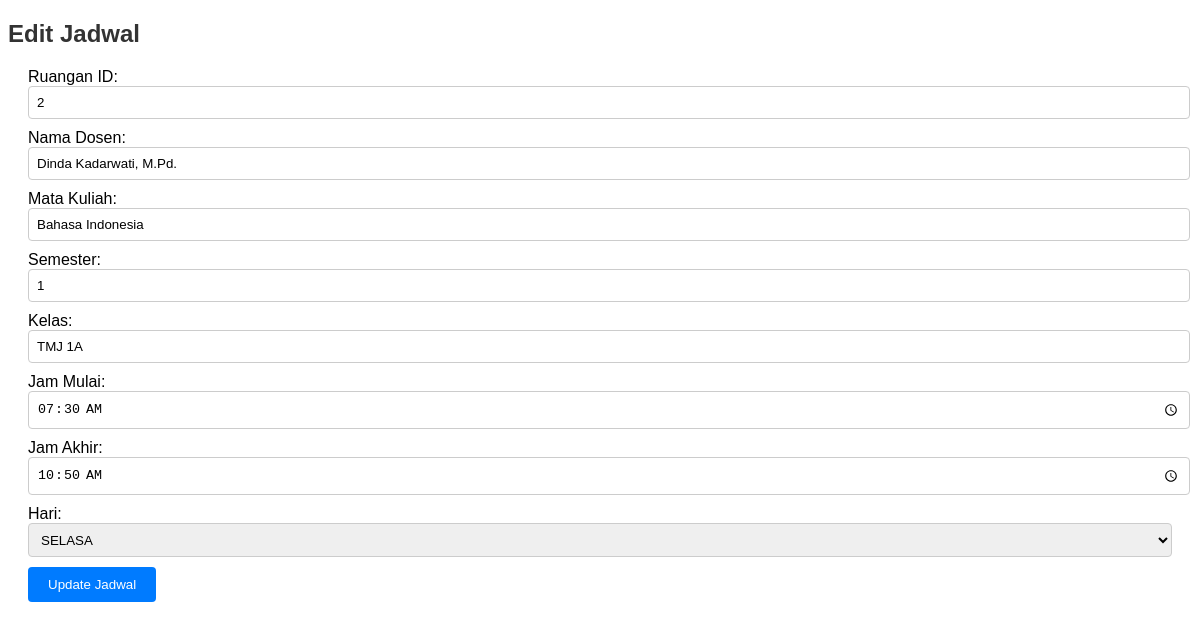
The page /edit_jadwal.php?jadwal_id=4 on the database its author committed.
### tables this page shows
CREATE TABLE `jadwal` (
  `jadwal_id` int(11) NOT NULL,
  `ruangan_id` int(11) DEFAULT NULL,
  `nama_dosen` varchar(100) DEFAULT NULL,
  `nama_mata_kuliah` varchar(100) DEFAULT NULL,
  `smt` varchar(10) DEFAULT NULL,
  `kelas` varchar(10) DEFAULT NULL,
  `jam_mulai` time DEFAULT NULL,
  `jam_akhir` time DEFAULT NULL,
  `hari` varchar(10) DEFAULT NULL,
  `urutan_hari` int(11) DEFAULT NULL
);

### edit_jadwal.php (the view, shortened to what this page needs)
<?php
include 'connection.php';
if(isset($_GET['jadwal_id'])){
    $jadwal_id = $_GET['jadwal_id'];
    $query = "SELECT * FROM jadwal WHERE jadwal_id = $jadwal_id";
    $result = mysqli_query($conn, $query);
    if($result) {
        $jadwal = mysqli_fetch_assoc($result);
    } else {
        die("Error: Data tidak ditemukan.");
    }
} else {
    header('Location: jadwal.php');
    exit;
}
?>
<!DOCTYPE html>
<html lang="id">
<head>
</head>
<body>
    <h2>Edit Jadwal</h2>
    <form method="POST">
        Ruangan ID: <input type="text" name="ruangan_id" value="<?php echo $jadwal['ruangan_id']; ?>"/><br>
        Nama Dosen: <input type="text" name="nama_dosen" value="<?php echo $jadwal['nama_dosen']; ?>"/><br>
        Mata Kuliah: <input type="text" name="nama_mata_kuliah" value="<?php echo $jadwal['nama_mata_kuliah']; ?>"/><br>
        Semester: <input type="text" name="smt" value="<?php echo $jadwal['smt']; ?>"/><br>
        Kelas: <input type="text" name="kelas" value="<?php echo $jadwal['kelas']; ?>"/><br>
        Jam Mulai: <input type="time" name="jam_mulai" value="<?php echo $jadwal['jam_mulai']; ?>"/><br>
        Jam Akhir: <input type="time" name="jam_akhir" value="<?php echo $jadwal['jam_akhir']; ?>"/><br>
        Hari:
        <select name="hari">
            <?php
            $hari = ['SENIN', 'SELASA', 'RABU', 'KAMIS', 'JUMAT', 'SABTU'];
            foreach ($hari as $h) {
                echo "<option value='$h'" . ($jadwal['hari'] == $h ? " selected" : "") . ">$h</option>";
            }
            ?>
        </select><br>
        <input type="submit" value="Update Jadwal"/>
    </form>
</body>
</html>

### edit_jadwal.php (style rules this page uses)
body { font-family: Arial, sans-serif; }
h2 { color: #333; }
form { margin: 20px; }
input[type="text"], select, input[type="time"] { width: 100%; padding: 8px; margin-bottom: 10px; border: 1px solid #ccc; border-radius: 4px; }
select { height: 34px; }
input[type="submit"] { background-color: #007bff; color: #fff; border: none; border-radius: 4px; padding: 10px 20px; cursor: pointer; }

### rows shown on the page
jadwal: ruangan_id "2", nama_dosen "Dinda Kadarwati, M.Pd.", nama_mata_kuliah "Bahasa Indonesia", smt "1", kelas "TMJ 1A", jam_mulai "07:30:00", jam_akhir "10:50:00", hari "SELASA"
